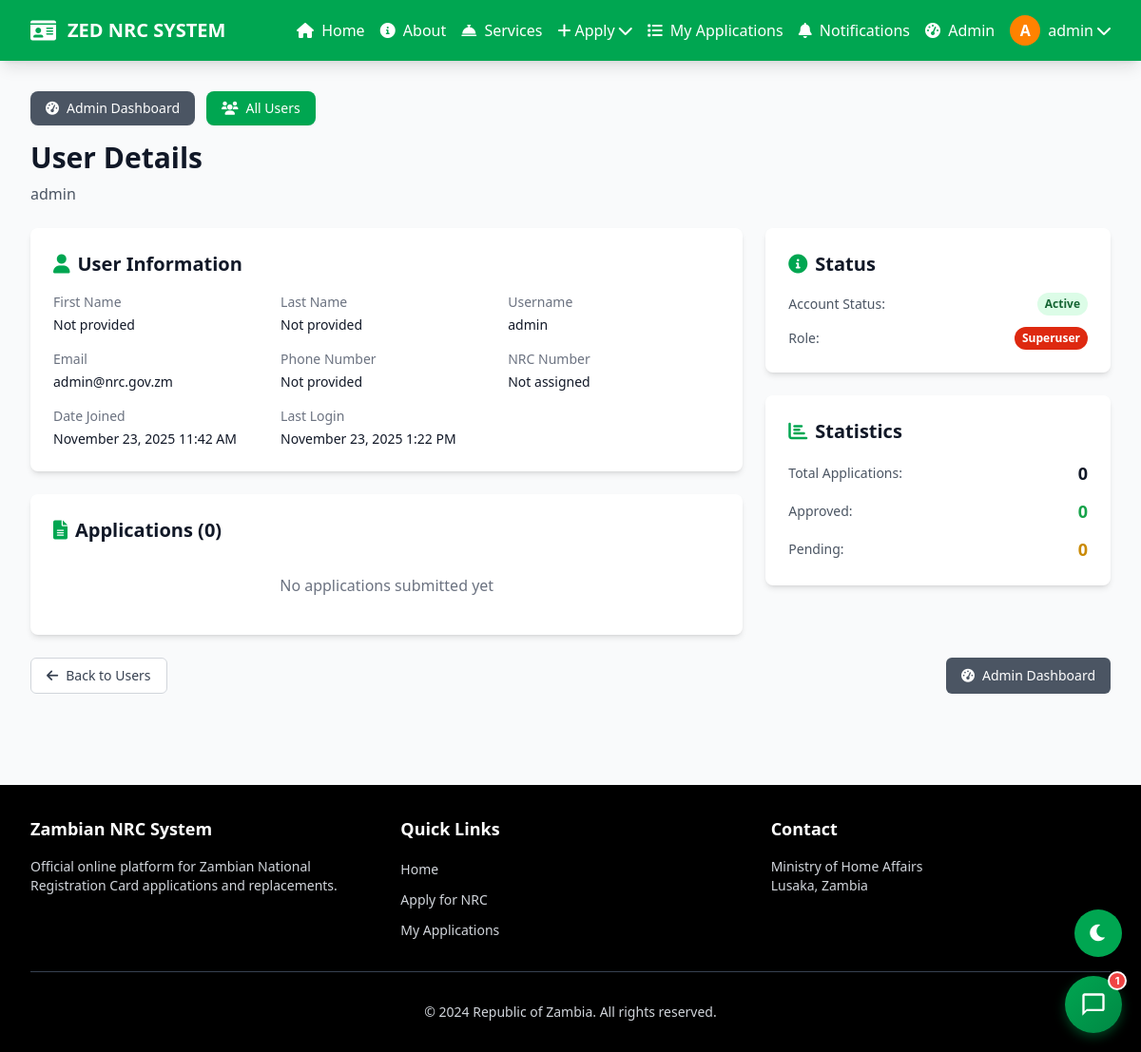
The page /dashboard/user/2/ (signed in) on the database as committed earlier.
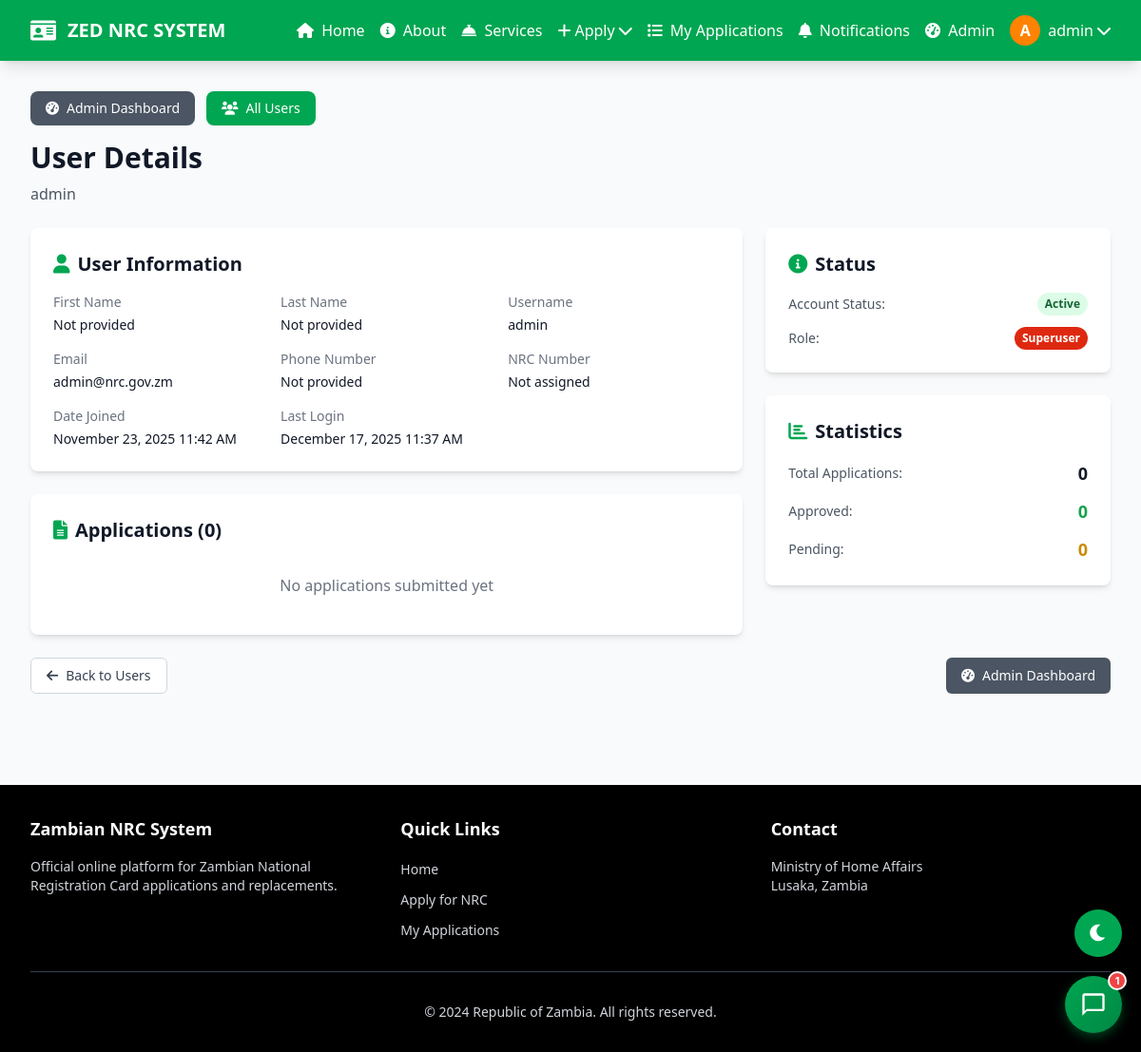
The same page on the database as committed later.
### accounts/models.py (models this page shows, shortened)
class CustomUser(AbstractUser):
    phone_number = models.CharField(max_length=15, blank=True)
    nrc_number = models.CharField(max_length=20, blank=True, unique=True, null=True)
    profile_image = models.ImageField(upload_to='profile_images/', blank=True, null=True)
    bio = models.TextField(max_length=500, blank=True)
    otp_code = models.CharField(
        max_length=6,
        blank=True,
        null=True,
        default=None,        # ← Changed from "" to None (real change)
        editable=False,      # ← New attribute Django can't ignore
        verbose_name="OTP Code",
        help_text="Temporary 6-digit code"
    )
    otp_created_at = models.DateTimeField(
        blank=True,
        null=True,
        default=None,        # ← Changed from timezone.now to None
        editable=False,
        verbose_name="OTP Created At"
    )
    otp_verified = models.BooleanField(
        default=False,
        verbose_name="OTP Verified",
        editable=False       # ← Also added here
    )
    def get_initials(self):
        if self.first_name and self.last_name:
            return f"{self.first_name[0]}{self.last_name[0]}".upper()
        return self.username[0].upper() if self.username else "U"

### applications/views.py (the view, shortened to what this page needs)
# urls.py: path('dashboard/user/<int:user_id>/', views.admin_user_detail, name='admin_user_detail'),
@user_passes_test(is_admin)
def admin_user_detail(request, user_id):
    from django.contrib.auth import get_user_model
    User = get_user_model()
    user = get_object_or_404(User, pk=user_id)
    user_applications = NRCApplication.objects.filter(user=user)
    context = {
        'viewed_user': user,
        'user_applications': user_applications,
    }
    return render(request, 'applications/admin_user_detail.html', context)

### applications/views.py (called while the page is built)
def is_admin(user):
    return user.is_staff or user.is_superuser

### templates/applications/admin_user_detail.html (shortened to what the changed rows need)
{% extends 'base.html' %}
{% block content %}
<div class="max-w-6xl mx-auto">
    <div class="mb-6">
        <h1 class="text-3xl font-bold text-gray-900 mb-2">User Details</h1>
        <p class="text-gray-600">{{ viewed_user.get_full_name|default:viewed_user.username }}</p>
    </div>
    <div class="grid grid-cols-1 lg:grid-cols-3 gap-6">
        <div class="lg:col-span-2 space-y-6">
            <div class="bg-white rounded-lg shadow-md p-6">
                <h2 class="text-xl font-semibold text-gray-900 mb-4">
                    <i class="fas fa-user text-zambian-green mr-2"></i>User Information
                </h2>
                <div class="grid grid-cols-1 md:grid-cols-2 gap-4">
                    <div>
                        <label class="block text-sm font-medium text-gray-500">First Name</label>
                        <p class="mt-1 text-sm text-gray-900">{{ viewed_user.first_name|default:"Not provided" }}</p>
                    </div>
                    <div>
                        <label class="block text-sm font-medium text-gray-500">Last Name</label>
                        <p class="mt-1 text-sm text-gray-900">{{ viewed_user.last_name|default:"Not provided" }}</p>
                    </div>
                    <div>
                        <label class="block text-sm font-medium text-gray-500">Username</label>
                        <p class="mt-1 text-sm text-gray-900">{{ viewed_user.username }}</p>
                    </div>
                    <div>
                        <label class="block text-sm font-medium text-gray-500">Email</label>
                        <p class="mt-1 text-sm text-gray-900">{{ viewed_user.email }}</p>
                    </div>
                    <div>
                        <label class="block text-sm font-medium text-gray-500">Phone Number</label>
                        <p class="mt-1 text-sm text-gray-900">{{ viewed_user.phone_number|default:"Not provided" }}</p>
                    </div>
                    <div>
                        <label class="block text-sm font-medium text-gray-500">NRC Number</label>
                        <p class="mt-1 text-sm text-gray-900">{{ viewed_user.nrc_number|default:"Not assigned" }}</p>
                    </div>
                    <div>
                        <label class="block text-sm font-medium text-gray-500">Date Joined</label>
                        <p class="mt-1 text-sm text-gray-900">{{ viewed_user.date_joined|date:"F d, Y g:i A" }}</p>
                    </div>
                    <div>
                        <label class="block text-sm font-medium text-gray-500">Last Login</label>
                        <p class="mt-1 text-sm text-gray-900">{{ viewed_user.last_login|date:"F d, Y g:i A"|default:"Never" }}</p>
                    </div>
                </div>
            </div>
            <div class="bg-white rounded-lg shadow-md p-6">
                <h2 class="text-xl font-semibold text-gray-900 mb-4">
                    <i class="fas fa-file-alt text-zambian-green mr-2"></i>Applications ({{ user_applications.count }})
                </h2>
            </div>
        </div>
        <div class="space-y-6">
            <div class="bg-white rounded-lg shadow-md p-6">
                <h2 class="text-xl font-semibold text-gray-900 mb-4">
                    <i class="fas fa-info-circle text-zambian-green mr-2"></i>Status
                </h2>
            </div>
            <div class="bg-white rounded-lg shadow-md p-6">
                <h2 class="text-xl font-semibold text-gray-900 mb-4">
                    <i class="fas fa-chart-bar text-zambian-green mr-2"></i>Statistics
                </h2>
            </div>
        </div>
    </div>
</div>
{% endblock %}

### templates/base.html (shortened to what the changed rows need)
{% load static %}
<!DOCTYPE html>
<html lang="en">
<head>
    <script src="https://cdn.tailwindcss.com"></script>
    <link href="https://cdnjs.cloudflare.com/ajax/libs/font-awesome/6.0.0/css/all.min.css" rel="stylesheet">
    <link href="{% static 'css/animations.css' %}" rel="stylesheet">
    <link href="{% static 'css/chat-widget.css' %}" rel="stylesheet">
    <link href="{% static 'css/mobile-responsive.css' %}" rel="stylesheet">
    <link href="{% static 'css/pwa-styles.css' %}" rel="stylesheet">
    <link href="{% static 'css/auth-enhancements.css' %}" rel="stylesheet">
    <link href="{% static 'css/dark-mode.css' %}" rel="stylesheet">
    <link href="{% static 'css/ios-install-prompt.css' %}" rel="stylesheet">
</head>
<body class="bg-gray-50 min-h-screen loading">
    <nav class="bg-zambian-green shadow-lg">
        <div class="max-w-7xl mx-auto px-4 sm:px-6 lg:px-8">
            <div class="flex justify-between h-16">
                <div class="hidden md:flex items-center space-x-4 desktop-menu">
                    {% if user.is_authenticated %}
                        <a href="{% url 'applications:home' %}" class="text-white hover:text-zambian-orange transition-colors">
                            <i class="fas fa-home mr-1"></i> Home
                        </a>
                        <a href="{% url 'applications:about' %}" class="text-white hover:text-zambian-orange transition-colors">
                            <i class="fas fa-info-circle mr-1"></i> About
                        </a>
                        <a href="{% url 'applications:services' %}" class="text-white hover:text-zambian-orange transition-colors">
                            <i class="fas fa-concierge-bell mr-1"></i> Services
                        </a>
                        <div class="relative group">
                            <button class="text-white hover:text-zambian-orange transition-colors flex items-center">
                                <i class="fas fa-plus mr-1"></i> Apply
                                <i class="fas fa-chevron-down ml-1"></i>
                            </button>
                        </div>
                        <a href="{% url 'applications:my_applications' %}" class="text-white hover:text-zambian-orange transition-colors">
                            <i class="fas fa-list mr-1"></i> My Applications
                        </a>
                        <a href="{% url 'applications:notifications' %}" class="text-white hover:text-zambian-orange transition-colors relative">
                            <i class="fas fa-bell mr-1"></i> Notifications
                        </a>
                        {% if user.is_staff %}
                            <a href="{% url 'applications:admin_dashboard' %}" class="text-white hover:text-zambian-orange transition-colors">
                                <i class="fas fa-tachometer-alt mr-1"></i> Admin
                            </a>
                        {% endif %}
                        <div class="relative group">
                            <button class="text-white hover:text-zambian-orange transition-colors flex items-center">
                                {% if user.profile_image %}
                                    <img src="{{ user.profile_image.url }}" alt="{{ user.get_full_name }}"
                                         class="w-8 h-8 rounded-full object-cover border-2 border-white mr-2">
                                {% else %}
                                    <div class="w-8 h-8 rounded-full bg-zambian-orange flex items-center justify-center text-white font-semibold mr-2">
                                        {{ user.get_initials }}
                                    </div>
                                {% endif %}
                                <span class="hidden lg:inline">{{ user.get_full_name|default:user.username }}</span>
                                <i class="fas fa-chevron-down ml-1"></i>
                            </button>
                        </div>
                    {% endif %}
                </div>
            </div>
        </div>
    </nav>
    <main class="max-w-7xl mx-auto px-4 sm:px-6 lg:px-8 py-8">
        {% block content %}
        {% endblock %}
    </main>
    {% if user.is_authenticated %}
        <link href="{% static 'css/chat-widget-voice.css' %}" rel="stylesheet">
    {% endif %}
</body>
</html>

Rows that differ between the two databases and show on the page:
changed CustomUser "admin": last_login "November 23, 2025 1:22 PM" → "December 17, 2025 11:37 AM"
